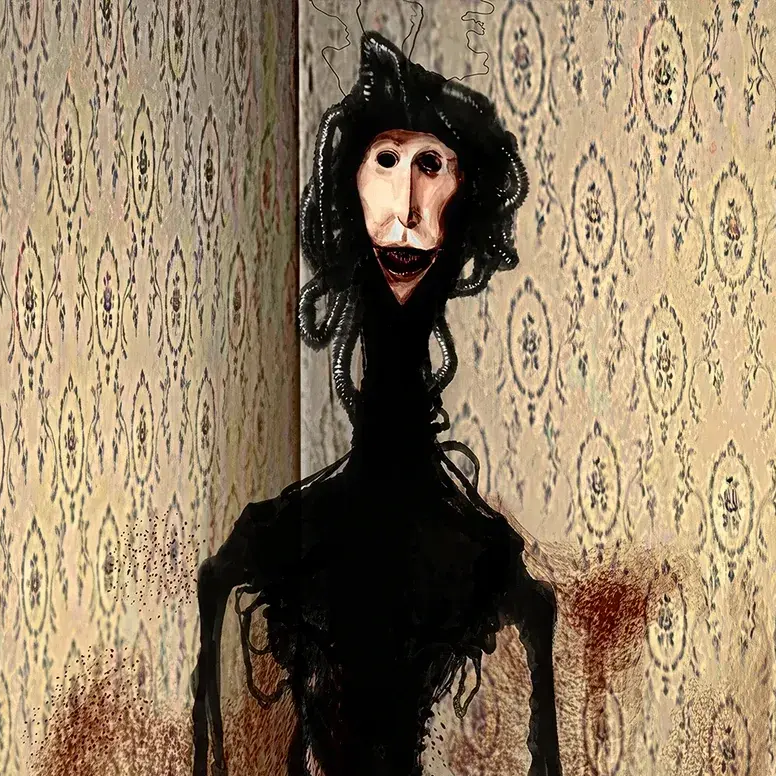
#> input picture assets/images/the-locust.png, 776 x 776 px
$ python make_icon.py ../../assets/images/the-locust.png
#> lines starting #> are read from the running program, lines starting #| are printed output that depends on the picture; after the words box and inside, x2 and y2 are one past the last pixel; in counts of white or black regions, pixels touching at a corner belong together
"""The game's icon, from the artwork to what Windows and Godot need.

The artwork is a square painting with the badge on a black field. Windows
wants the field gone (or the taskbar shows a black tile), so the outside is
cut away by flooding from the corners over what is nearly black: only what is
connected to the border goes, and the dark doorway inside the badge stays.

    python tools/textures/make_icon.py [source]

Source: source_assets/icon/the_four.png (outside git; the original the user
supplied, whatever its extension said it was). Writes:
  assets/images/the_four.ico  the icon of the exported game, seven sizes
  assets/images/the_four.png  256 px, the project icon Godot shows
"""
import os
import sys
from collections import deque
from PIL import Image, ImageFilter

HERE = os.path.dirname(os.path.dirname(os.path.dirname(os.path.abspath(__file__))))
SOURCE = os.path.join(HERE, "source_assets", "icon", "the_four.png")
OUT = os.path.join(HERE, "assets", "images")
SIZES = [16, 24, 32, 48, 64, 128, 256]
## A pixel this dark, and joined to the border, is the field round the badge.
FIELD = 24


def cut_field(image):
    """Transparent wherever the black field is, from the border inwards."""
    w, h = image.size
#> w = 776; h = 776
    pixels = image.load()
    outside = bytearray(w * h)
    queue = deque()
    for x in range(w):
        for y in (0, h - 1):
            queue.append((x, y))
    for y in range(h):
        for x in (0, w - 1):
            queue.append((x, y))
    while queue:
        x, y = queue.pop()
        if x < 0 or y < 0 or x >= w or y >= h or outside[y * w + x]:
            continue
        r, g, b = pixels[x, y][:3]
        if max(r, g, b) > FIELD:
            continue
        outside[y * w + x] = 1
        queue.extend(((x + 1, y), (x - 1, y), (x, y + 1), (x, y - 1)))
#> this loop made 432160 passes
#> (r, g, b) on passes 1 to 3: (234, 209, 170), (168, 146, 115), (224, 196, 158)
    alpha = Image.frombytes("L", (w, h), bytes(255 - v * 255 for v in outside))
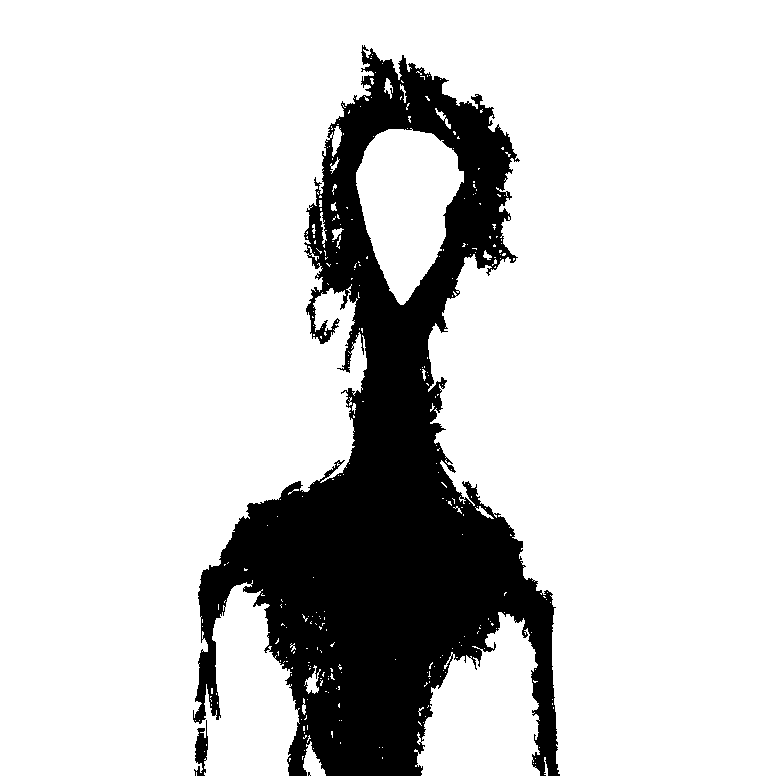
#> alpha: PIL image 776x776 L; 82.2% white; 3 black regions (1 under 20 px), largest, box (x1, y1, x2, y2) and area: (193, 45, 560, 776) 106819, (194, 720, 208, 776) 437
    # A touch of blur, so the cut has an edge and not a staircase.
    image.putalpha(alpha.filter(ImageFilter.GaussianBlur(1.5)).point(lambda v: min(255, int(v * 1.35))))
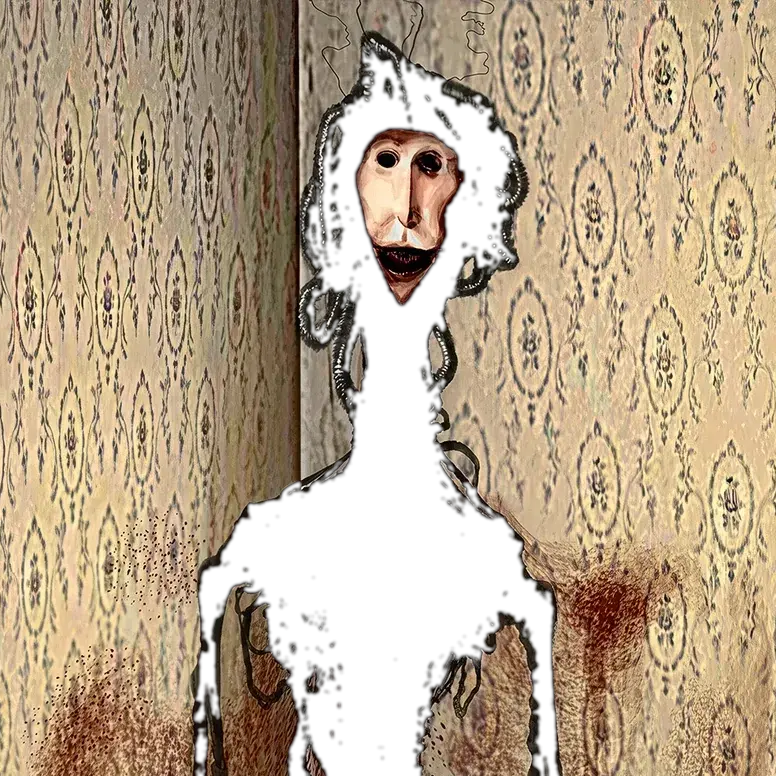
#> image: PIL image 776x776 RGBA; mean R, G, B, A 144.1, 124.8, 99.2, 211.2; transparent parts drawn white
    return image


def main():
    source = sys.argv[1] if len(sys.argv) > 1 else SOURCE
    art = cut_field(Image.open(source).convert("RGBA"))
    os.makedirs(OUT, exist_ok=True)
    square = art.resize((256, 256), Image.LANCZOS)
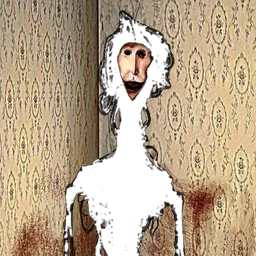
#> square: PIL image 256x256 RGBA; mean R, G, B, A 143.9, 124.7, 99.2, 211.2; transparent parts drawn white
    square.save(os.path.join(OUT, "the_four.png"))
    # Every size drawn from the artwork itself, not from the one before it.
    art.save(os.path.join(OUT, "the_four.ico"), sizes=[(s, s) for s in SIZES])
    print("the_four.ico", SIZES, "/ the_four.png 256")


if __name__ == "__main__":
    main()
